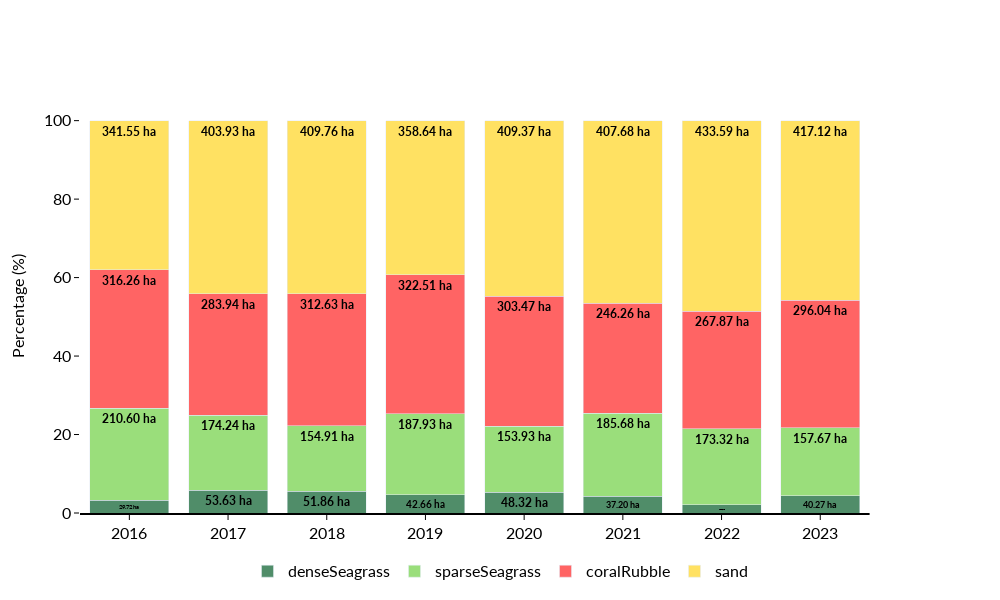

Notebook cell for this chart:
### Code cell
# Create subplots with shared x-axis
fig = make_subplots(specs=[[{"secondary_y": True}]])

# Add stacked bar plot for percentages
colors = ['#508D69', '#9ADE7B', '#FF6464', '#FFE162']
for col, color in zip(df_percentage.columns, colors):
    fig.add_trace(
        go.Bar(
            x=df['year'],
            y=df_percentage[col],
            name=col,
            marker_color=color,
            text=df[col],
            textposition='inside',
            texttemplate='%{text:.2f} ha',
            textfont =dict(
                family='Lato',
                color='black',
                weight="bold"
            )
        ),
        secondary_y=False
    )

# Update layout
fig.update_layout(
    xaxis=dict(
        tickmode='array',
        tickvals=df['year'],
        ticktext=df['year'],
        showline=True,
        linecolor='rgb(0, 0, 0)',
        linewidth=2,
        ticks='outside',
        tickcolor='rgb(0, 0, 0)',
        tickfont=dict(
            family='Lato',
            size=16,
            color='rgb(0, 0, 0)'
        )
    ),
    yaxis=dict(
        title='Percentage (%)',
        titlefont=dict(
            family='Lato',
            size=16,
            color='black'
        ),
        zeroline=False,
        ticks='outside',
        tickcolor='black',
        tickfont=dict(
            family='Lato',
            size=16,
            color='black'
        )
    ),
    plot_bgcolor='white',
    height=600,
    width=1000,
    barmode='stack'
)

# Add legend
fig.update_layout(
    legend=dict(
        x=0.5,
        y=-0.1,
        xanchor='center',
        yanchor='top',
        orientation='h',
        traceorder='normal',
        font=dict(
            family='Lato',
            size=16,
            color='black'
        )
    )
)

# Display the plot
fig.show()

# Save the figure as a PNG file
fig.write_image(os.path.join(img_path, 'coverage_area_percentage.png'), engine="kaleido", scale=6)

### Figure 1 — Plotly figure (JSON) as saved in the notebook; plotly's stock layout.template omitted (floating-point values rounded to 4 significant figures)
{"data": [{"marker": {"color": "#508D69"}, "name": "denseSeagrass", "text": [29.72, 53.63, 51.86, 42.66, 48.32, 37.2, 18.93, 40.27], "textfont": {"color": "black", "family": "Lato", "weight": "bold"}, "textposition": "inside", "texttemplate": "%{text:.2f} ha", "type": "bar", "x": [2016, 2017, 2018, 2019, 2020, 2021, 2022, 2023], "xaxis": "x", "y": [3.309, 5.856, 5.581, 4.679, 5.28, 4.243, 2.118, 4.42], "yaxis": "y"}, {"marker": {"color": "#9ADE7B"}, "name": "sparseSeagrass", "text": [210.6, 174.2, 154.9, 187.9, 153.9, 185.7, 173.3, 157.7], "textfont": {"color": "black", "family": "Lato", "weight": "bold"}, "textposition": "inside", "texttemplate": "%{text:.2f} ha", "type": "bar", "x": [2016, 2017, 2018, 2019, 2020, 2021, 2022, 2023], "xaxis": "x", "y": [23.45, 19.03, 16.67, 20.61, 16.82, 21.18, 19.39, 17.31], "yaxis": "y"}, {"marker": {"color": "#FF6464"}, "name": "coralRubble", "text": [316.3, 283.9, 312.6, 322.5, 303.5, 246.3, 267.9, 296.0], "textfont": {"color": "black", "family": "Lato", "weight": "bold"}, "textposition": "inside", "texttemplate": "%{text:.2f} ha", "type": "bar", "x": [2016, 2017, 2018, 2019, 2020, 2021, 2022, 2023], "xaxis": "x", "y": [35.21, 31.01, 33.65, 35.37, 33.16, 28.09, 29.97, 32.49], "yaxis": "y"}, {"marker": {"color": "#FFE162"}, "name": "sand", "text": [341.6, 403.9, 409.8, 358.6, 409.4, 407.7, 433.6, 417.1], "textfont": {"color": "black", "family": "Lato", "weight": "bold"}, "textposition": "inside", "texttemplate": "%{text:.2f} ha", "type": "bar", "x": [2016, 2017, 2018, 2019, 2020, 2021, 2022, 2023], "xaxis": "x", "y": [38.03, 44.11, 44.1, 39.34, 44.74, 46.5, 48.52, 45.78], "yaxis": "y"}], "layout": {"barmode": "stack", "height": 600, "legend": {"font": {"color": "black", "family": "Lato", "size": 16}, "orientation": "h", "traceorder": "normal", "x": 0.5, "xanchor": "center", "y": -0.1, "yanchor": "top"}, "plot_bgcolor": "white", "width": 1000, "xaxis": {"anchor": "y", "domain": [0, 0.94], "linecolor": "rgb(0, 0, 0)", "linewidth": 2, "showline": true, "tickcolor": "rgb(0, 0, 0)", "tickfont": {"color": "rgb(0, 0, 0)", "family": "Lato", "size": 16}, "tickmode": "array", "ticks": "outside", "ticktext": [2016, 2017, 2018, 2019, 2020, 2021, 2022, 2023], "tickvals": [2016, 2017, 2018, 2019, 2020, 2021, 2022, 2023]}, "yaxis": {"anchor": "x", "domain": [0, 1], "tickcolor": "black", "tickfont": {"color": "black", "family": "Lato", "size": 16}, "ticks": "outside", "title": {"font": {"color": "black", "family": "Lato", "size": 16}, "text": "Percentage (%)"}, "zeroline": false}, "yaxis2": {"anchor": "x", "overlaying": "y", "side": "right"}}}
